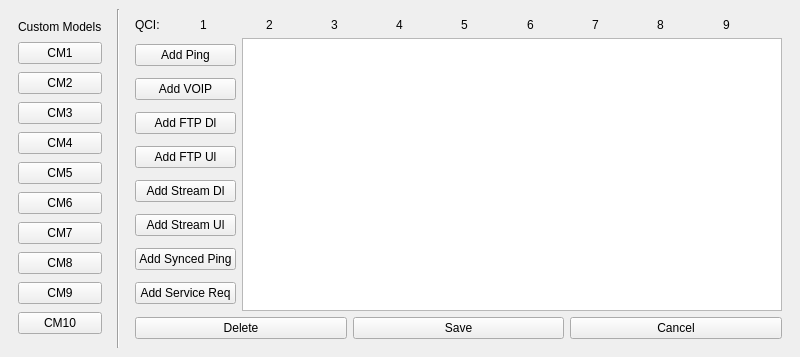
<?xml version="1.0" encoding="UTF-8"?>
<ui version="4.0">
 <class>CustomModelsListForm</class>
 <widget class="QMainWindow" name="CustomModelsListForm">
  <property name="geometry">
   <rect>
    <x>0</x>
    <y>0</y>
    <width>800</width>
    <height>357</height>
   </rect>
  </property>
  <property name="windowTitle">
   <string>MainWindow</string>
  </property>
  <widget class="QWidget" name="centralwidget">
   <layout class="QHBoxLayout" name="horizontalLayout_5">
    <item>
     <layout class="QHBoxLayout" name="horizontalLayout">
      <item>
       <widget class="QFrame" name="verticalFrame">
        <property name="sizePolicy">
         <sizepolicy hsizetype="Preferred" vsizetype="Preferred">
          <horstretch>0</horstretch>
          <verstretch>0</verstretch>
         </sizepolicy>
        </property>
        <property name="frameShape">
         <enum>QFrame::NoFrame</enum>
        </property>
        <layout class="QVBoxLayout" name="verticalLayout">
         <item>
          <widget class="QLabel" name="label">
           <property name="sizePolicy">
            <sizepolicy hsizetype="Minimum" vsizetype="Fixed">
             <horstretch>0</horstretch>
             <verstretch>0</verstretch>
            </sizepolicy>
           </property>
           <property name="text">
            <string>Custom Models</string>
           </property>
          </widget>
         </item>
         <item>
          <widget class="QPushButton" name="CM1Button">
           <property name="text">
            <string>CM1</string>
           </property>
          </widget>
         </item>
         <item>
          <widget class="QPushButton" name="CM2Button">
           <property name="text">
            <string>CM2</string>
           </property>
          </widget>
         </item>
         <item>
          <widget class="QPushButton" name="CM3Button">
           <property name="text">
            <string>CM3</string>
           </property>
          </widget>
         </item>
         <item>
          <widget class="QPushButton" name="CM4Button">
           <property name="text">
            <string>CM4</string>
           </property>
          </widget>
         </item>
         <item>
          <widget class="QPushButton" name="CM5Button">
           <property name="text">
            <string>CM5</string>
           </property>
          </widget>
         </item>
         <item>
          <widget class="QPushButton" name="CM6Button">
           <property name="text">
            <string>CM6</string>
           </property>
          </widget>
         </item>
         <item>
          <widget class="QPushButton" name="CM7Button">
           <property name="text">
            <string>CM7</string>
           </property>
          </widget>
         </item>
         <item>
          <widget class="QPushButton" name="CM8Button">
           <property name="text">
            <string>CM8</string>
           </property>
          </widget>
         </item>
         <item>
          <widget class="QPushButton" name="CM9Button">
           <property name="text">
            <string>CM9</string>
           </property>
          </widget>
         </item>
         <item>
          <widget class="QPushButton" name="CM10Button">
           <property name="text">
            <string>CM10</string>
           </property>
          </widget>
         </item>
        </layout>
       </widget>
      </item>
      <item>
       <widget class="Line" name="line">
        <property name="orientation">
         <enum>Qt::Vertical</enum>
        </property>
       </widget>
      </item>
      <item>
       <widget class="QFrame" name="verticalFrame">
        <property name="frameShape">
         <enum>QFrame::NoFrame</enum>
        </property>
        <layout class="QVBoxLayout" name="verticalLayout_4">
         <item>
          <layout class="QHBoxLayout" name="horizontalLayout_4">
           <item>
            <widget class="QLabel" name="QciLabel">
             <property name="text">
              <string>QCI:</string>
             </property>
            </widget>
           </item>
           <item>
            <widget class="QLabel" name="Label1">
             <property name="text">
              <string>1</string>
             </property>
            </widget>
           </item>
           <item>
            <widget class="QLabel" name="Label2">
             <property name="text">
              <string>2</string>
             </property>
            </widget>
           </item>
           <item>
            <widget class="QLabel" name="Label3">
             <property name="text">
              <string>3</string>
             </property>
            </widget>
           </item>
           <item>
            <widget class="QLabel" name="Label4">
             <property name="text">
              <string>4</string>
             </property>
            </widget>
           </item>
           <item>
            <widget class="QLabel" name="Label5">
             <property name="text">
              <string>5</string>
             </property>
            </widget>
           </item>
           <item>
            <widget class="QLabel" name="Label6">
             <property name="text">
              <string>6</string>
             </property>
            </widget>
           </item>
           <item>
            <widget class="QLabel" name="Label7">
             <property name="text">
              <string>7</string>
             </property>
            </widget>
           </item>
           <item>
            <widget class="QLabel" name="Label8">
             <property name="text">
              <string>8</string>
             </property>
            </widget>
           </item>
           <item>
            <widget class="QLabel" name="Label9">
             <property name="text">
              <string>9</string>
             </property>
            </widget>
           </item>
          </layout>
         </item>
         <item>
          <layout class="QHBoxLayout" name="horizontalLayout_3">
           <item>
            <layout class="QHBoxLayout" name="horizontalLayout_11">
             <item>
              <layout class="QVBoxLayout" name="verticalLayout_2">
               <item>
                <widget class="QPushButton" name="AddPingButton">
                 <property name="text">
                  <string>Add Ping</string>
                 </property>
                </widget>
               </item>
               <item>
                <widget class="QPushButton" name="AddVoipButton">
                 <property name="text">
                  <string>Add VOIP</string>
                 </property>
                </widget>
               </item>
               <item>
                <widget class="QPushButton" name="AddFtpDlButton">
                 <property name="text">
                  <string>Add FTP Dl</string>
                 </property>
                </widget>
               </item>
               <item>
                <widget class="QPushButton" name="AddFtpUlButton">
                 <property name="text">
                  <string>Add FTP Ul</string>
                 </property>
                </widget>
               </item>
               <item>
                <widget class="QPushButton" name="AddStreamDlButton">
                 <property name="text">
                  <string>Add Stream Dl</string>
                 </property>
                </widget>
               </item>
               <item>
                <widget class="QPushButton" name="AddStreamUlButton">
                 <property name="text">
                  <string>Add Stream Ul</string>
                 </property>
                </widget>
               </item>
               <item>
                <widget class="QPushButton" name="AddSyncedPingButton">
                 <property name="text">
                  <string>Add Synced Ping</string>
                 </property>
                </widget>
               </item>
               <item>
                <widget class="QPushButton" name="AddServiceReqButton">
                 <property name="text">
                  <string>Add Service Req</string>
                 </property>
                </widget>
               </item>
              </layout>
             </item>
            </layout>
           </item>
           <item>
            <layout class="QVBoxLayout" name="verticalLayout_3">
             <property name="spacing">
              <number>0</number>
             </property>
             <item>
              <widget class="QListWidget" name="listWidget"/>
             </item>
            </layout>
           </item>
          </layout>
         </item>
         <item>
          <layout class="QHBoxLayout" name="horizontalLayout_2">
           <item>
            <widget class="QPushButton" name="pushButton_11">
             <property name="text">
              <string>Delete</string>
             </property>
            </widget>
           </item>
           <item>
            <widget class="QPushButton" name="SaveButton">
             <property name="text">
              <string>Save</string>
             </property>
            </widget>
           </item>
           <item>
            <widget class="QPushButton" name="CancelButton">
             <property name="text">
              <string>Cancel</string>
             </property>
            </widget>
           </item>
          </layout>
         </item>
        </layout>
       </widget>
      </item>
     </layout>
    </item>
   </layout>
  </widget>
  <widget class="QMenuBar" name="menubar">
   <property name="geometry">
    <rect>
     <x>0</x>
     <y>0</y>
     <width>800</width>
     <height>19</height>
    </rect>
   </property>
  </widget>
 </widget>
 <resources/>
 <connections/>
</ui>
